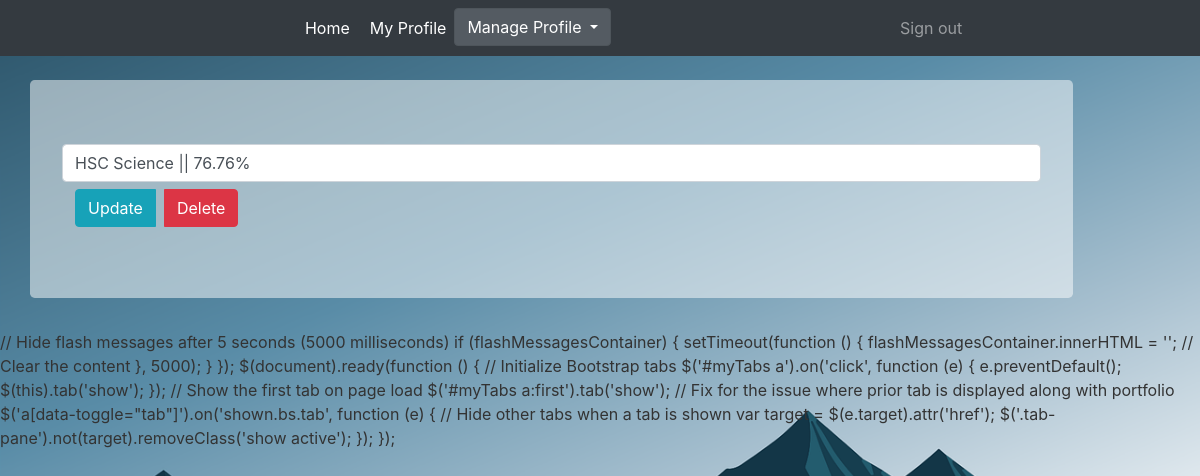
The app's page /qualifications/2 (signed in), older data.
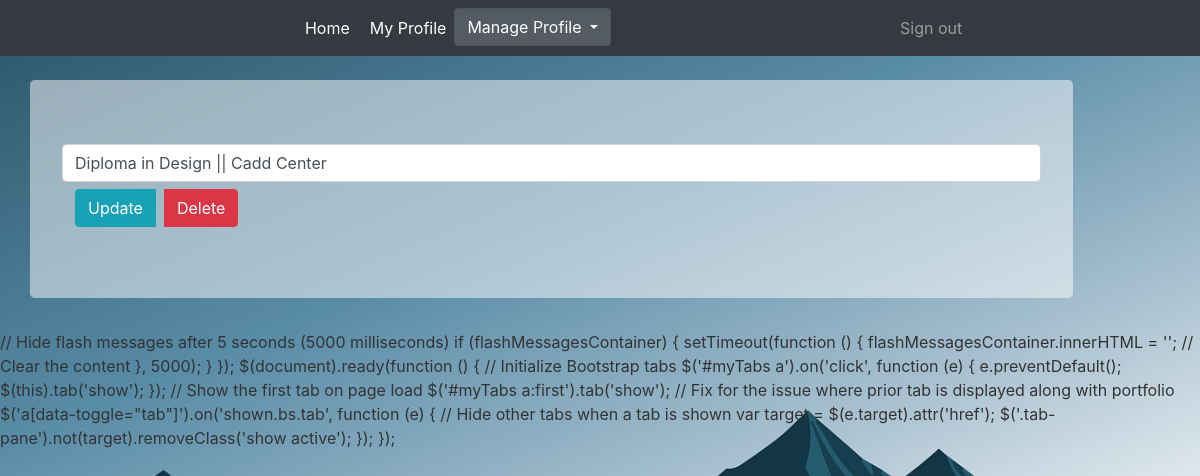
The same page, newer data.
### Portfolio/models.py (models this page shows, shortened)
class Qualifications(db.Model):
    id = db.Column(db.Integer,primary_key = True)
    course = db.Column(db.String(100))
    user_id = db.Column(db.Integer,db.ForeignKey('user.id'),nullable = False)

### Portfolio/qualifications/routes.py (the view)
@qualifications_blueprint.route("/qualifications/<int:qualification_id>",methods=['GET','POST'])
@login_required
def curr_qualification(qualification_id):
    curr_qualification = Qualifications.query.get_or_404(qualification_id)
    return render_template('curr_qualification.html',curr_qualification=curr_qualification)

### Portfolio/models.py (called while the page is built)
@login_manager.user_loader
def load_user(user_id):
    return User.query.get(int(user_id))

### Portfolio/templates/curr_qualification.html (shortened to what this page needs)
{% extends 'layouts_profile.html' %}
{% block content %}
<div class="jumbotron">
 <div class="form-control"> {{ curr_qualification.course }}</div>
  <div class="btn btn-group">
        <a href='{{ url_for("qualifications_blueprint.update_qualification", qualification_id = curr_qualification.id) }}' class="btn btn-info">
          Update
        </a>
        <button type="button" class="btn btn-danger ml-2" data-toggle="modal" data-target="#deleteModal">
          Delete
        </button>
  </div>
  </div>
{% endblock content %}

### Portfolio/templates/layouts_profile.html (shortened to what this page needs)
<!DOCTYPE html>
<html lang="en">
<head>
    <link href="https://getbootstrap.com/docs/4.1/dist/css/bootstrap.min.css" rel="stylesheet">
    <link rel="stylesheet" type="text/css" href="{{url_for('static',filename='main.css')}}">
</head>
<body>
    <nav class="navbar navbar-expand-md navbar-dark bg-dark mb-4">
      <div class="collapse navbar-collapse" id="navbarCollapse">
        <ul class="navbar-nav mr-auto ml-auto ">
          <li class="nav-item active ">
            <a class="nav-link" href="{{url_for('main.home')}}">Home <span class="sr-only">(current)</span></a>
          </li>
          {% if current_user.is_authenticated %}
            <li class="nav-item active ml-md-1">
              <a class="nav-link" href="{{url_for('main.user_profile',username=current_user.username )}}">My Profile <span class="sr-only">(current)</span></a>
            </li>
              <div class="dropdown show">
                <a class="btn btn-secondary dropdown-toggle" href="#" role="button" id="dropdownMenuLink" data-toggle="dropdown" aria-haspopup="true" aria-expanded="false">
                  Manage Profile
                </a>
              </div>
          {% endif %}
        </ul>
        <div class="navbar-nav col-lg-3">
          {% if current_user.is_authenticated %}
            <a class="nav-item nav-link " href="{{url_for('main.sign_out')}}">Sign out</a>
          {% else %}
            <a class="nav-item nav-link mr-md-2" href="{{url_for('users_blueprint.sign_in')}}">Sign in</a>
          {% endif %}
        </div>
      </div>
    </nav>
    <div class="container">
        <main role="main" class="container">
            <div class="row">
                <div class="col-md-11">
                    {% block content %}{% endblock %}
                </div>
            </div>
        </main>
    </div>
</body>
</html>
</body>
</html>

### Portfolio/static/main.css (style rules this page uses)
body { background: #6e869399; background-image : url('background.png'); background-size: cover; background-repeat: no-repeat; color: #333333; }
ul { margin: 0; }
.jumbotron { background-color: rgba(255, 255, 255, 0.5); }
.container { max-width: 1200px; margin: 0 auto; }

Row changes from the older to the newer data that the page shows:
changed Qualifications: course "HSC Science || 76.76%" → "Diploma in Design || Cadd Center"
